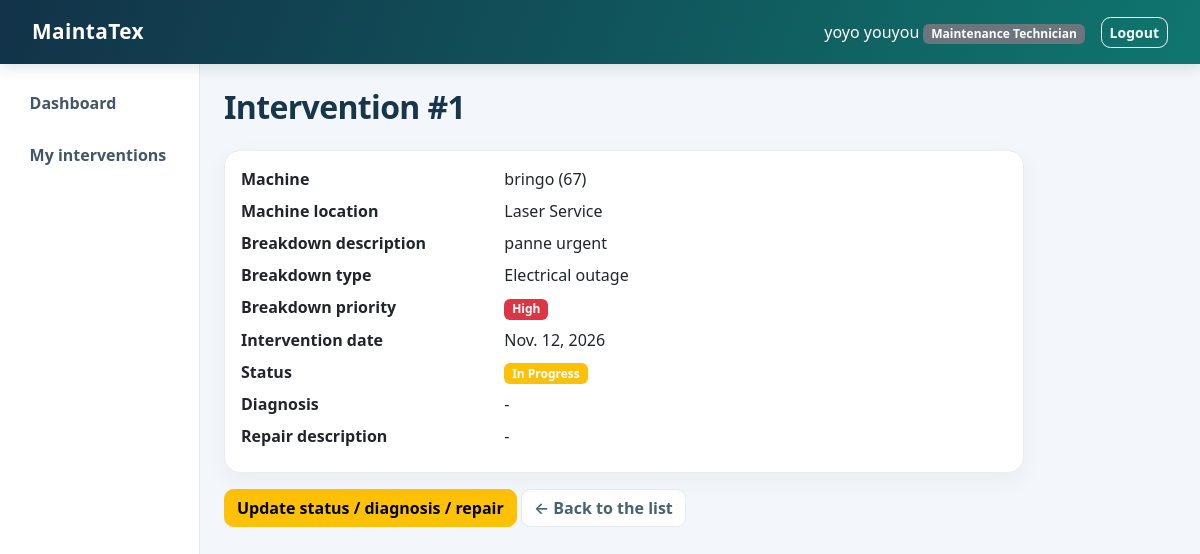
The page /interventions/1/ (signed in) on the database its author committed.
### core/models.py (models this page shows, shortened)
class Profile(models.Model):
    SIGNUP_ROLE_CHOICES = [
        ('production_manager', 'Production Manager'),
        ('maintenance_manager', 'Maintenance Manager'),
        ('technician', 'Maintenance Technician'),
    ]
    ROLE_CHOICES = [
        ('administrator', 'Administrator'),
        *SIGNUP_ROLE_CHOICES,
    ]
    user = models.OneToOneField(User, on_delete=models.CASCADE, related_name='profile')
    role = models.CharField(max_length=30, choices=ROLE_CHOICES)
    phone_number = models.CharField(max_length=30, blank=True)

class Intervention(models.Model):
    STATUS_CHOICES = [
        ('pending', 'Pending'),
        ('in_progress', 'In Progress'),
        ('completed', 'Completed'),
    ]
    breakdown = models.ForeignKey(Breakdown, on_delete=models.CASCADE, related_name='interventions')
    technician = models.ForeignKey(User, on_delete=models.SET_NULL, null=True,
                                   related_name='interventions')
    diagnosis = models.TextField(blank=True)
    repair_description = models.TextField(blank=True)
    intervention_date = models.DateField('Intervention date', default=date.today)
    status = models.CharField(max_length=20, choices=STATUS_CHOICES, default='pending')
    class Meta:
        ordering = ['-intervention_date', '-id']
    @property
    def badge_class(self):
        colors = {'pending': 'secondary', 'in_progress': 'warning', 'completed': 'success'}
        return colors[self.status]

class Breakdown(models.Model):
    CATEGORY_CHOICES = [
        ('electrical', 'Electrical outage'),
        ('mechanical', 'Mechanical problem'),
        ('other', 'Other'),
    ]
    PRIORITY_CHOICES = [
        ('low', 'Low'),
        ('medium', 'Medium'),
        ('high', 'High'),
    ]
    STATUS_CHOICES = [
        ('reported', 'Reported'),
        ('in_progress', 'In Progress'),
        ('resolved', 'Resolved'),
    ]
    machine = models.ForeignKey(Machine, on_delete=models.CASCADE, related_name='breakdowns')
    category = models.CharField(
        'Breakdown type', max_length=20, choices=CATEGORY_CHOICES, default='other')
    description = models.TextField()
    breakdown_date = models.DateField('Breakdown date', default=date.today)
    priority = models.CharField(max_length=10, choices=PRIORITY_CHOICES, default='medium')
    status = models.CharField(max_length=20, choices=STATUS_CHOICES, default='reported')
    reported_by = models.ForeignKey(User, on_delete=models.SET_NULL, null=True,
                                    related_name='reported_breakdowns')
    class Meta:
        ordering = ['-breakdown_date', '-id']
    @property
    def priority_badge(self):
        colors = {'low': 'success', 'medium': 'warning', 'high': 'danger'}
        return colors[self.priority]

class Machine(models.Model):
    STATUS_CHOICES = [
        ('operational', 'Operational'),
        ('broken', 'Broken'),
        ('under_maintenance', 'Under Maintenance'),
    ]
    name = models.CharField(max_length=100)
    code = models.CharField('Machine code', max_length=30, unique=True)
    machine_type = models.CharField('Machine type', max_length=100)
    location = models.CharField(max_length=100)
    status = models.CharField(max_length=20, choices=STATUS_CHOICES, default='operational')
    class Meta:
        ordering = ['name']
    def __str__(self):
        return f"{self.name} ({self.code})"

### core/views.py (the view)
# urls.py: path('interventions/<int:pk>/', views.intervention_detail, name='intervention_detail'),
@role_required('technician')
def intervention_detail(request, pk):
    intervention = get_object_or_404(Intervention, pk=pk, technician=request.user)
    return render(request, 'technician/intervention_detail.html', {'intervention': intervention})

### core/models.py (called while the page is built)
def get_user_role(user):
    if not user.is_authenticated:
        return None
    if user.is_superuser:
        return 'administrator'
    profile = getattr(user, 'profile', None)
    if profile is None:
        return None
    return profile.role

### core/views.py (called while the page is built)
def role_required(*allowed_roles):
    def decorator(view_function):
        @login_required
        @wraps(view_function)
        def wrapper(request, *args, **kwargs):
            if get_user_role(request.user) in allowed_roles:
                return view_function(request, *args, **kwargs)
            messages.error(request, 'You are not allowed to access this page.')
            return redirect('dashboard')
        return wrapper
    return decorator

### core/templates/technician/intervention_detail.html (shortened to what this page needs)
{% extends 'common/base.html' %}
{% block content %}
<h2 class="mb-4">Intervention #{{ intervention.id }}</h2>
<div class="card mb-3 detail-card">
  <div class="card-body">
    <dl class="row mb-0">
      <dt class="col-sm-4">Machine</dt>
      <dd class="col-sm-8">{{ intervention.breakdown.machine }}</dd>
      <dt class="col-sm-4">Machine location</dt>
      <dd class="col-sm-8">{{ intervention.breakdown.machine.location }}</dd>
      <dt class="col-sm-4">Breakdown description</dt>
      <dd class="col-sm-8">{{ intervention.breakdown.description }}</dd>
      <dt class="col-sm-4">Breakdown type</dt>
      <dd class="col-sm-8">{{ intervention.breakdown.get_category_display }}</dd>
      <dt class="col-sm-4">Breakdown priority</dt>
      <dd class="col-sm-8"><span class="badge bg-{{ intervention.breakdown.priority_badge }}">{{ intervention.breakdown.get_priority_display }}</span></dd>
      <dt class="col-sm-4">Intervention date</dt>
      <dd class="col-sm-8">{{ intervention.intervention_date }}</dd>
      <dt class="col-sm-4">Status</dt>
      <dd class="col-sm-8"><span class="badge bg-{{ intervention.badge_class }}">{{ intervention.get_status_display }}</span></dd>
      <dt class="col-sm-4">Diagnosis</dt>
      <dd class="col-sm-8">{{ intervention.diagnosis|default:"-"|linebreaksbr }}</dd>
      <dt class="col-sm-4">Repair description</dt>
      <dd class="col-sm-8">{{ intervention.repair_description|default:"-"|linebreaksbr }}</dd>
    </dl>
  </div>
</div>
<a href="{% url 'intervention_update' intervention.pk %}" class="btn btn-warning">Update status / diagnosis / repair</a>
<a href="{% url 'intervention_list' %}" class="btn back-button">&larr; Back to the list</a>
{% endblock %}

### core/templates/common/base.html (shortened to what this page needs)
{% load static %}
<!DOCTYPE html>
<html lang="en">
<head>
  <link href="https://cdn.jsdelivr.net/npm/bootstrap@5.3.3/dist/css/bootstrap.min.css" rel="stylesheet">
  <link href="{% static 'core/css/app.css' %}?v=3" rel="stylesheet">
</head>
<body>
  <nav class="navbar navbar-dark bg-dark">
    <div class="container-fluid">
      <a class="navbar-brand" href="{% if user.is_authenticated %}{% url 'dashboard' %}{% else %}{% url 'login' %}{% endif %}">MaintaTex</a>
      {% if user.is_authenticated %}
      <div class="d-flex align-items-center">
        <span class="navbar-text text-white me-3">
          {{ user.get_full_name|default:user.username }}
          <span class="badge bg-secondary">{% if user.is_superuser %}Administrator{% else %}{{ user.profile.get_role_display }}{% endif %}</span>
        </span>
        <form method="post" action="{% url 'logout' %}">
          <button type="submit" class="btn btn-outline-light btn-sm">Logout</button>
        </form>
      </div>
      {% endif %}
    </div>
  </nav>
  <div class="container-fluid">
    <div class="row">
      {% if user.is_authenticated and user.is_superuser or user.is_authenticated and user.profile.role %}
      {% with current=request.resolver_match.url_name %}
      <div class="col-md-2 sidebar p-3">
        <ul class="nav flex-column">
          <li class="nav-item"><a class="nav-link {% if current == 'dashboard' %}active{% endif %}" href="{% url 'dashboard' %}">Dashboard</a></li>
          {% if user.is_superuser %}
          <li class="nav-item"><a class="nav-link {% if current == 'user_list' %}active{% endif %}" href="{% url 'user_list' %}">Users</a></li>
          <li class="nav-item"><a class="nav-link {% if current == 'machine_list' %}active{% endif %}" href="{% url 'machine_list' %}">Machines</a></li>
          <li class="nav-item"><a class="nav-link {% if current == 'breakdown_list' %}active{% endif %}" href="{% url 'breakdown_list' %}">Breakdowns</a></li>
          <li class="nav-item"><a class="nav-link {% if current == 'intervention_list' %}active{% endif %}" href="{% url 'intervention_list' %}">Interventions</a></li>
          {% elif user.profile.role == 'technician' %}
          <li class="nav-item"><a class="nav-link {% if current == 'intervention_list' %}active{% endif %}" href="{% url 'intervention_list' %}">My interventions</a></li>
          {% endif %}
        </ul>
      </div>
      {% endwith %}
      <main class="col-md-10 p-4">
      {% else %}
      <main class="col-12 p-4">
      {% endif %}
        {% block content %}{% endblock %}
      </main>
    </div>
  </div>
</body>
</html>

### core/static/core/css/app.css (style rules this page uses)
:root { --brand: #0f766e; --brand-dark: #115e59; --ink: #172b3a; --line: #e4eaf0; --page: #f3f6fa; }
body { background: var(--page); color: var(--ink); }
.navbar { min-height: 64px; padding: .65rem 1.25rem; background: linear-gradient(110deg, #123248, #0f766e); box-shadow: 0 3px 14px #18394a24; }
.navbar-brand { font-size: 1.3rem; font-weight: 750; letter-spacing: .02em; }
.sidebar { min-height: calc(100vh - 64px); background: #fff; border-right: 1px solid var(--line); }
.sidebar .nav-link { margin-bottom: 5px; padding: .7rem .85rem; border-radius: .65rem; color: #435568; font-weight: 550; transition: background-color .15s ease, color .15s ease, transform .15s ease; }
main { min-width: 0; }
h2, h3, h4 { color: #18364a; font-weight: 700; letter-spacing: -.02em; }
.card:not([class*="text-bg-"]) { border: 1px solid #e8edf2; border-radius: 1rem; box-shadow: 0 8px 24px #18394a0b; }
.detail-card { max-width: 800px; }
.btn { border-radius: .6rem; font-weight: 600; transition: transform .15s ease, box-shadow .15s ease; }
.back-button { color: #486174; background: #fff; border: 1px solid var(--line); }

### rows shown on the page
Intervention: id "1", breakdown.machine "bringo (67)", breakdown.machine.location "Laser Service", breakdown.description "panne urgent", breakdown.category "Electrical outage", breakdown.priority "High", intervention_date "Nov. 12, 2026", status "In Progress", diagnosis "-", repair_description "-"

### other values the page prints
{{ user.get_full_name|default:user.username }} "yoyo youyou"
{{ user.profile.get_role_display }} "Maintenance Technician"
